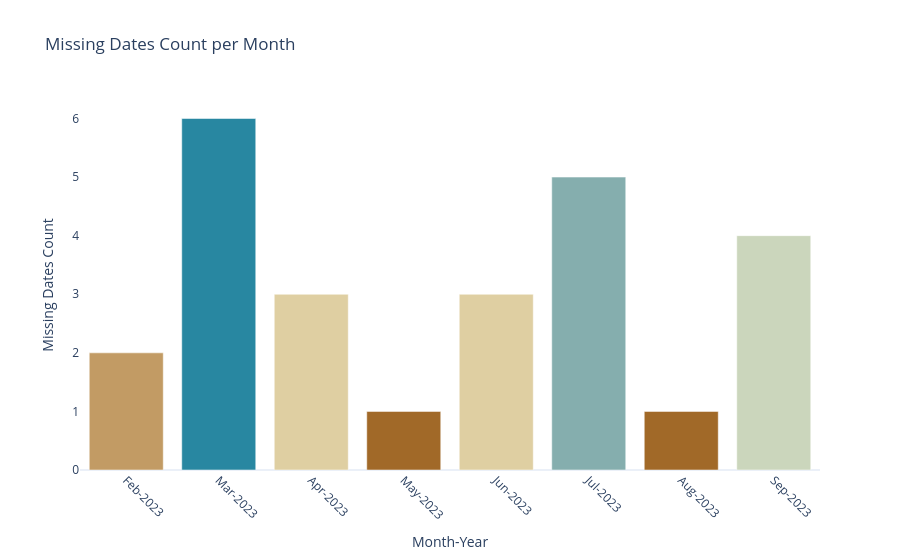

The notebook cell saved with this chart:
### Code cell
import plotly.express as px
missing_dates_dict = {}

data['Timestamp (UTC)'] = pd.to_datetime(data['Timestamp (UTC)'], dayfirst=True)

reported_dates = data['Timestamp (UTC)'].dt.date.unique()

if len(reported_dates) > 0:
    start_date = reported_dates.min()
    end_date = reported_dates.max()
    
    date_range = pd.date_range(start=start_date, end=end_date).date
    
    missing = [date for date in date_range if date not in reported_dates]
    
    if missing:
        for date in missing:
            month_year = date.strftime('%b-%Y')  
            if month_year not in missing_dates_dict:
                missing_dates_dict[month_year] = [] 
            missing_dates_dict[month_year].append(date)

total_missing_dates = 0  

for month_year, missing_dates in missing_dates_dict.items():
    print(f"Month: {month_year}")
    print(f"Missing Count: {len(missing_dates)}")
    print(f"Missing Dates: {', '.join(map(str, missing_dates))}")
    print()
    
    total_missing_dates += len(missing_dates)

print(f"Total Missing Dates: {total_missing_dates}")

month_years = list(missing_dates_dict.keys())
missing_counts = [len(missing_dates_dict[month]) for month in month_years]

df = pd.DataFrame({
    'Month-Year': month_years,
    'Missing Dates Count': missing_counts
})

fig = px.bar(df, x='Month-Year', y='Missing Dates Count',
             title='Missing Dates Count per Month',
             labels={'Month-Year': 'Month-Year', 'Missing Dates Count': 'Missing Dates Count'},
             color='Missing Dates Count', color_continuous_scale='earth')

fig.update_layout(
    xaxis_title='Month-Year',
    yaxis_title='Missing Dates Count',
    xaxis_tickangle=45,
    coloraxis_showscale=False,
    template='plotly_white',
    xaxis=dict(showgrid=False),  
    yaxis=dict(showgrid=False)  
)

fig.show()

### Figure 1 — Plotly figure (JSON) as saved in the notebook; plotly's stock layout.template omitted (floating-point values rounded to 4 significant figures)
{"data": [{"alignmentgroup": "True", "hovertemplate": "Month-Year=%{x}<br>Missing Dates Count=%{marker.color}<extra></extra>", "legendgroup": "", "marker": {"color": [2, 6, 3, 1, 3, 5, 1, 4], "coloraxis": "coloraxis", "pattern": {"shape": ""}}, "name": "", "offsetgroup": "", "orientation": "v", "showlegend": false, "textposition": "auto", "type": "bar", "x": ["Feb-2023", "Mar-2023", "Apr-2023", "May-2023", "Jun-2023", "Jul-2023", "Aug-2023", "Sep-2023"], "xaxis": "x", "y": [2, 6, 3, 1, 3, 5, 1, 4], "yaxis": "y"}], "layout": {"autosize": true, "barmode": "relative", "coloraxis": {"colorbar": {"title": {"text": "Missing Dates Count"}}, "colorscale": [[0, "rgb(161, 105, 40)"], [0.1667, "rgb(189, 146, 90)"], [0.3333, "rgb(214, 189, 141)"], [0.5, "rgb(237, 234, 194)"], [0.6667, "rgb(181, 200, 184)"], [0.8333, "rgb(121, 167, 172)"], [1, "rgb(40, 135, 161)"]], "showscale": false}, "legend": {"tracegroupgap": 0}, "title": {"text": "Missing Dates Count per Month"}, "xaxis": {"anchor": "y", "autorange": true, "domain": [0, 1], "range": [-0.5, 7.5], "showgrid": false, "tickangle": 45, "title": {"text": "Month-Year"}, "type": "category"}, "yaxis": {"anchor": "x", "autorange": true, "domain": [0, 1], "range": [0, 6.316], "showgrid": false, "title": {"text": "Missing Dates Count"}, "type": "linear"}}}
